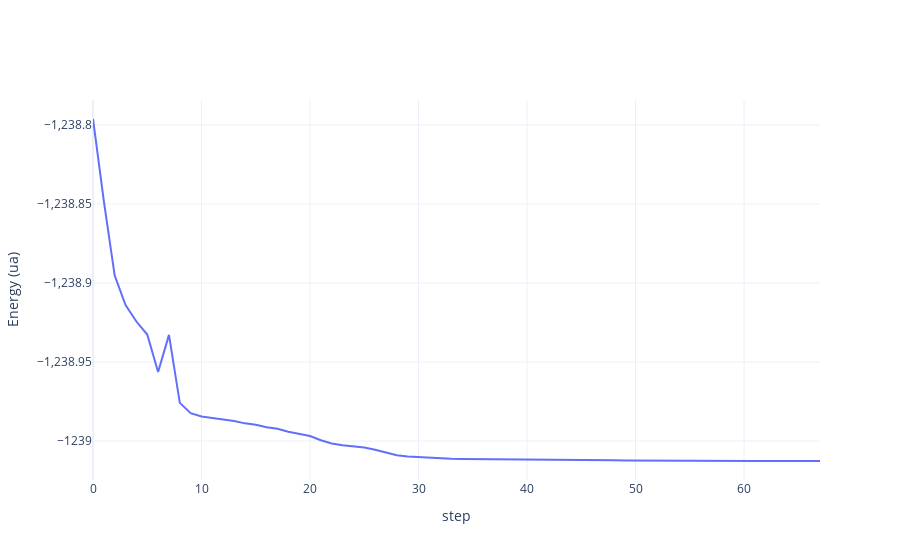

Notebook code for this chart:
### Code cell
fig = go.Figure([
    go.Scatter(x=[i for i in range(len(logfile.energies))], y=logfile.energies)
],
    layout=go.Layout(
        xaxis=dict(title="step"), 
        yaxis=dict(title="Energy (ua)"),
        template="plotly_white",
        height=500,
    )
)
fig.show()

### Figure 1 — Plotly figure (JSON) as saved in the notebook; plotly's stock layout.template omitted (floating-point values rounded to 4 significant figures)
{"data": [{"type": "scatter", "x": [0, 1, 2, 3, 4, 5, 6, 7, 8, 9, 10, 11, 12, 13, 14, 15, 16, 17, 18, 19, 20, 21, 22, 23, 24, 25, 26, 27, 28, 29, 30, 31, 32, 33, 34, 35, 36, 37, 38, 39, 40, 41, 42, 43, 44, 45, 46, 47, 48, 49, 50, 51, 52, 53, 54, 55, 56, 57, 58, 59, 60, 61, 62, 63, 64, 65, 66, 67], "y": [-1239.0, -1239.0, -1239.0, -1239.0, -1239.0, -1239.0, -1239.0, -1239.0, -1239.0, -1239.0, -1239.0, -1239.0, -1239.0, -1239.0, -1239.0, -1239.0, -1239.0, -1239.0, -1239.0, -1239.0, -1239.0, -1239.0, -1239.0, -1239.0, -1239.0, -1239.0, -1239.0, -1239.0, -1239.0, -1239.0, -1239.0, -1239.0, -1239.0, -1239.0, -1239.0, -1239.0, -1239.0, -1239.0, -1239.0, -1239.0, -1239.0, -1239.0, -1239.0, -1239.0, -1239.0, -1239.0, -1239.0, -1239.0, -1239.0, -1239.0, -1239.0, -1239.0, -1239.0, -1239.0, -1239.0, -1239.0, -1239.0, -1239.0, -1239.0, -1239.0, -1239.0, -1239.0, -1239.0, -1239.0, -1239.0, -1239.0, -1239.0, -1239.0]}], "layout": {"autosize": true, "xaxis": {"autorange": true, "range": [0, 67], "title": {"text": "step"}, "type": "linear"}, "yaxis": {"autorange": true, "range": [-1239.0, -1239.0], "title": {"text": "Energy (ua)"}, "type": "linear"}}}
